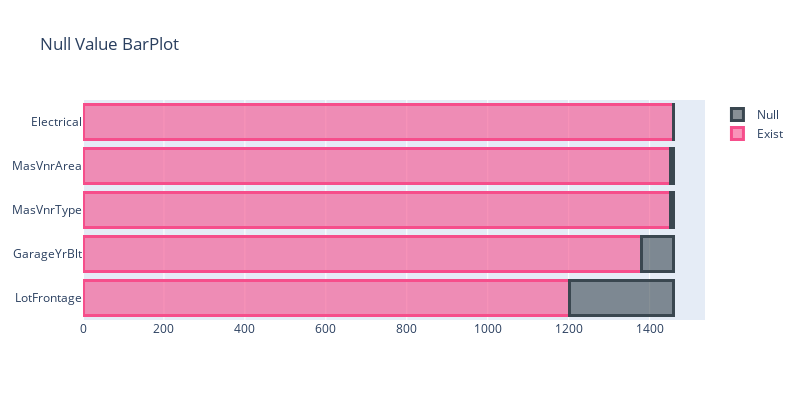

Source (notebook cell):
### Code cell
trace1 = go.Bar(
    x = nullTrain['Exist'],
    y = nullTrain.index,
    name = 'Exist',
    orientation = 'h',
    marker = dict(
        color = 'rgba(246, 78, 139, 0.6)',
        line = dict(
            color = 'rgba(246, 78, 139, 1.0)',
            width = 3)
    ))
trace2 = go.Bar(
    x = nullTrain['Null'],
    y = nullTrain.index,
    name = 'Null',
    orientation = 'h',
    marker = dict(
        color = 'rgba(58, 71, 80, 0.6)',
        line = dict(
            color = 'rgba(58, 71, 80, 1.0)',
            width = 3)
    )
)

data = [trace1, trace2]
layout1 = go.Layout(
    width = 800,
    height = 400,
    barmode = 'stack',
    title = 'Null Value BarPlot'
    )
fig = go.Figure(data = data, layout = layout1)

#print((df_train.isnull().sum()[df_train.isnull().sum() != 0]) / df_train.shape[0])
py.iplot(fig)
indexList = df.index
print('Number of Missing Index Sum (MaxVnrType, MasVnrARea, Electrical) : ', sum(indexList[df[['MasVnrType', 'MasVnrArea', 'Electrical']].isnull().sum(axis=1)]))
df = df.loc[df[['Electrical', 'MasVnrArea', 'MasVnrType']].isnull().sum(axis=1) == 0, :]

print('Correlation Between GarageYrBlt and YearBlt: ', df[['GarageYrBlt', 'YearBuilt']].corr().loc['GarageYrBlt', 'YearBuilt'].round(2))
val = round(max(df.corr().loc['LotFrontage', :].drop('LotFrontage')),2)
print('Max Correlation of LotFrontage : ', val)
print('-- Linear Imputation : LotFrontage-- ')
from sklearn import linear_model
dfImpute = df.loc[:, ['1stFlrSF', 'LotArea', 'LotFrontage']].copy()
testIx = dfImpute.loc[:,'LotFrontage'].isnull()
dfTrain = dfImpute.loc[~testIx, :]
dfTest = dfImpute.loc[testIx, :]
lr = linear_model.LinearRegression()
lr.fit(dfTrain.loc[:, ['1stFlrSF', 'LotArea', 'LotArea']], dfTrain.loc[:, 'LotFrontage'])
lrImpute = lr.predict(dfTest.loc[:, ['1stFlrSF', 'LotArea', 'LotArea']])

### Figure 1 — Plotly figure (JSON) as saved in the notebook; plotly's stock layout.template omitted (floating-point values rounded to 4 significant figures)
{"data": [{"marker": {"color": "rgba(246, 78, 139, 0.6)", "line": {"color": "rgba(246, 78, 139, 1.0)", "width": 3}}, "name": "Exist", "orientation": "h", "type": "bar", "x": [1201, 1379, 1452, 1452, 1459], "y": ["LotFrontage", "GarageYrBlt", "MasVnrType", "MasVnrArea", "Electrical"]}, {"marker": {"color": "rgba(58, 71, 80, 0.6)", "line": {"color": "rgba(58, 71, 80, 1.0)", "width": 3}}, "name": "Null", "orientation": "h", "type": "bar", "x": [259, 81, 8, 8, 1], "y": ["LotFrontage", "GarageYrBlt", "MasVnrType", "MasVnrArea", "Electrical"]}], "layout": {"barmode": "stack", "height": 400, "title": {"text": "Null Value BarPlot"}, "width": 800}}
